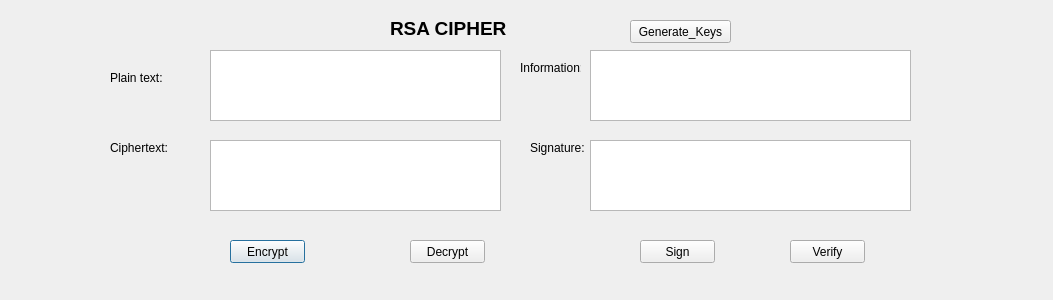
<?xml version="1.0" encoding="UTF-8"?>
<ui version="4.0">
 <class>Dialog</class>
 <widget class="QDialog" name="Dialog">
  <property name="geometry">
   <rect>
    <x>0</x>
    <y>0</y>
    <width>1053</width>
    <height>300</height>
   </rect>
  </property>
  <property name="windowTitle">
   <string>Dialog</string>
  </property>
  <widget class="QLabel" name="label">
   <property name="geometry">
    <rect>
     <x>390</x>
     <y>20</y>
     <width>261</width>
     <height>16</height>
    </rect>
   </property>
   <property name="font">
    <font>
     <pointsize>14</pointsize>
     <weight>75</weight>
     <bold>true</bold>
    </font>
   </property>
   <property name="text">
    <string>RSA CIPHER</string>
   </property>
  </widget>
  <widget class="QLabel" name="label_2">
   <property name="geometry">
    <rect>
     <x>110</x>
     <y>70</y>
     <width>61</width>
     <height>16</height>
    </rect>
   </property>
   <property name="text">
    <string>Plain text:</string>
   </property>
  </widget>
  <widget class="QLabel" name="label_3">
   <property name="geometry">
    <rect>
     <x>110</x>
     <y>140</y>
     <width>61</width>
     <height>16</height>
    </rect>
   </property>
   <property name="text">
    <string>Ciphertext:</string>
   </property>
  </widget>
  <widget class="QLabel" name="label_5">
   <property name="geometry">
    <rect>
     <x>530</x>
     <y>140</y>
     <width>61</width>
     <height>16</height>
    </rect>
   </property>
   <property name="text">
    <string>Signature:</string>
   </property>
  </widget>
  <widget class="QLabel" name="label_6">
   <property name="geometry">
    <rect>
     <x>520</x>
     <y>60</y>
     <width>61</width>
     <height>16</height>
    </rect>
   </property>
   <property name="text">
    <string>Information:</string>
   </property>
  </widget>
  <widget class="QTextEdit" name="txt_plaintext">
   <property name="geometry">
    <rect>
     <x>210</x>
     <y>50</y>
     <width>291</width>
     <height>71</height>
    </rect>
   </property>
  </widget>
  <widget class="QTextEdit" name="txt_ciphertext">
   <property name="geometry">
    <rect>
     <x>210</x>
     <y>140</y>
     <width>291</width>
     <height>71</height>
    </rect>
   </property>
  </widget>
  <widget class="QTextEdit" name="txt_signature">
   <property name="geometry">
    <rect>
     <x>590</x>
     <y>140</y>
     <width>321</width>
     <height>71</height>
    </rect>
   </property>
  </widget>
  <widget class="QTextEdit" name="txt_information">
   <property name="geometry">
    <rect>
     <x>590</x>
     <y>50</y>
     <width>321</width>
     <height>71</height>
    </rect>
   </property>
  </widget>
  <widget class="QPushButton" name="btn_encrypt">
   <property name="geometry">
    <rect>
     <x>230</x>
     <y>240</y>
     <width>75</width>
     <height>23</height>
    </rect>
   </property>
   <property name="text">
    <string>Encrypt</string>
   </property>
  </widget>
  <widget class="QPushButton" name="btn_decrypt">
   <property name="geometry">
    <rect>
     <x>410</x>
     <y>240</y>
     <width>75</width>
     <height>23</height>
    </rect>
   </property>
   <property name="text">
    <string>Decrypt</string>
   </property>
  </widget>
  <widget class="QPushButton" name="btn_sign">
   <property name="geometry">
    <rect>
     <x>640</x>
     <y>240</y>
     <width>75</width>
     <height>23</height>
    </rect>
   </property>
   <property name="text">
    <string>Sign</string>
   </property>
  </widget>
  <widget class="QPushButton" name="btn_verify">
   <property name="geometry">
    <rect>
     <x>790</x>
     <y>240</y>
     <width>75</width>
     <height>23</height>
    </rect>
   </property>
   <property name="text">
    <string>Verify</string>
   </property>
  </widget>
  <widget class="QPushButton" name="btn_gen_keys">
   <property name="geometry">
    <rect>
     <x>630</x>
     <y>20</y>
     <width>101</width>
     <height>23</height>
    </rect>
   </property>
   <property name="text">
    <string>Generate_Keys</string>
   </property>
  </widget>
 </widget>
 <resources/>
 <connections/>
</ui>
